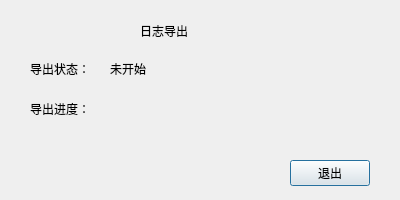
<?xml version="1.0" encoding="UTF-8"?>
<ui version="4.0">
 <class>LogMainEleExportDlg</class>
 <widget class="QDialog" name="LogMainEleExportDlg">
  <property name="geometry">
   <rect>
    <x>0</x>
    <y>0</y>
    <width>400</width>
    <height>200</height>
   </rect>
  </property>
  <property name="windowTitle">
   <string>Dialog</string>
  </property>
  <widget class="QLabel" name="label">
   <property name="geometry">
    <rect>
     <x>140</x>
     <y>20</y>
     <width>61</width>
     <height>21</height>
    </rect>
   </property>
   <property name="text">
    <string>日志导出</string>
   </property>
  </widget>
  <widget class="QLabel" name="label_2">
   <property name="geometry">
    <rect>
     <x>30</x>
     <y>60</y>
     <width>61</width>
     <height>18</height>
    </rect>
   </property>
   <property name="text">
    <string>导出状态：</string>
   </property>
  </widget>
  <widget class="QLabel" name="statusLab">
   <property name="geometry">
    <rect>
     <x>110</x>
     <y>60</y>
     <width>281</width>
     <height>18</height>
    </rect>
   </property>
   <property name="text">
    <string>未开始</string>
   </property>
  </widget>
  <widget class="QWidget" name="widget" native="true">
   <property name="geometry">
    <rect>
     <x>120</x>
     <y>90</y>
     <width>251</width>
     <height>41</height>
    </rect>
   </property>
  </widget>
  <widget class="QLabel" name="label_4">
   <property name="geometry">
    <rect>
     <x>30</x>
     <y>100</y>
     <width>61</width>
     <height>18</height>
    </rect>
   </property>
   <property name="text">
    <string>导出进度：</string>
   </property>
  </widget>
  <widget class="QPushButton" name="pushButton">
   <property name="geometry">
    <rect>
     <x>290</x>
     <y>160</y>
     <width>80</width>
     <height>26</height>
    </rect>
   </property>
   <property name="text">
    <string>退出</string>
   </property>
  </widget>
 </widget>
 <resources/>
 <connections>
  <connection>
   <sender>pushButton</sender>
   <signal>clicked()</signal>
   <receiver>LogMainEleExportDlg</receiver>
   <slot>close()</slot>
   <hints>
    <hint type="sourcelabel">
     <x>329</x>
     <y>172</y>
    </hint>
    <hint type="destinationlabel">
     <x>199</x>
     <y>99</y>
    </hint>
   </hints>
  </connection>
 </connections>
</ui>
